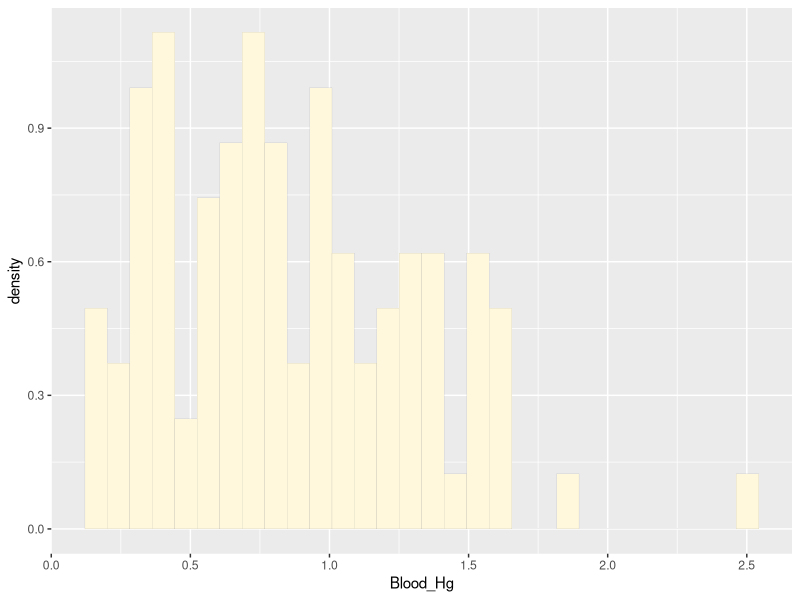
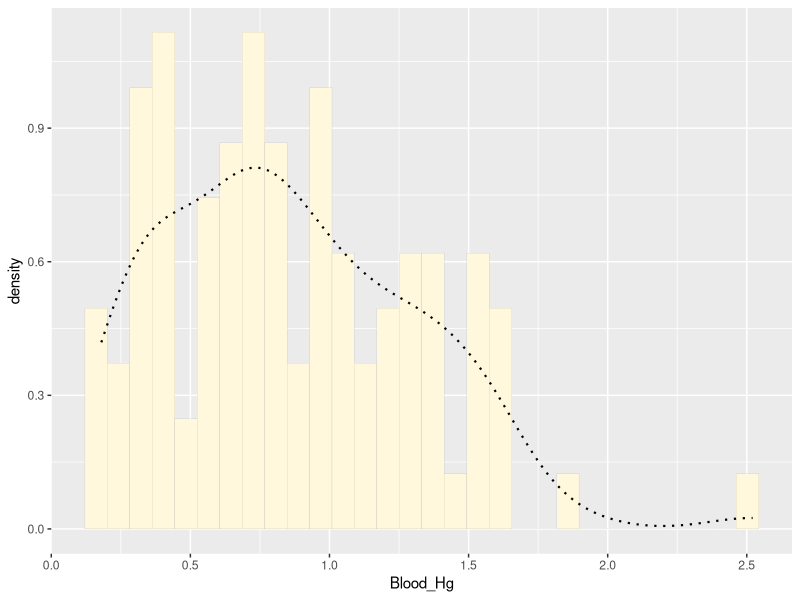
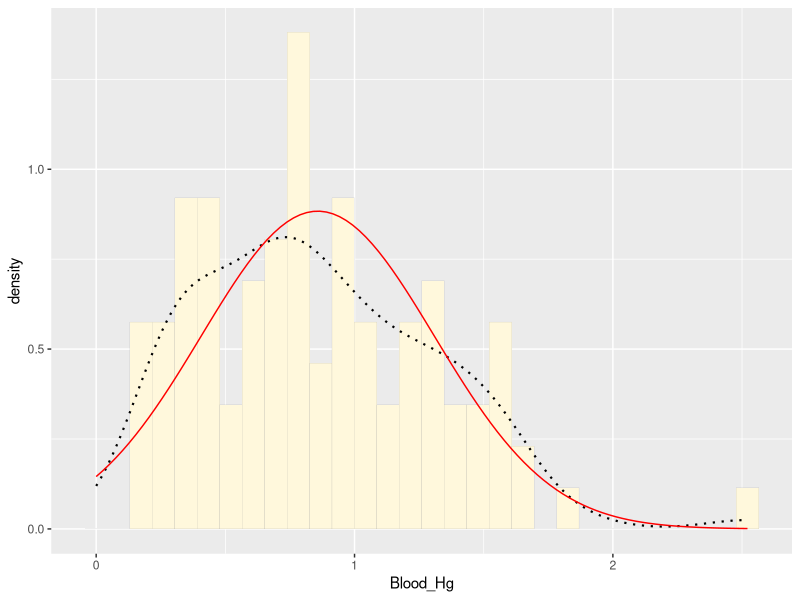
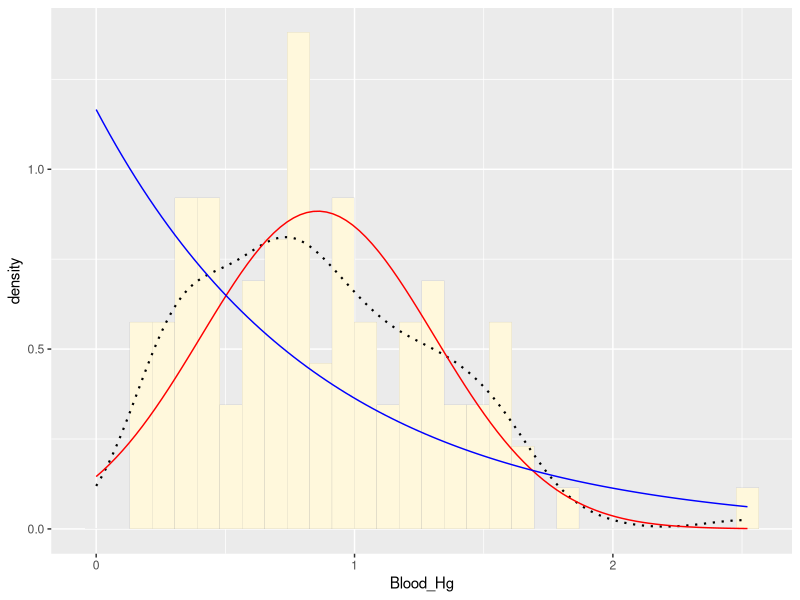
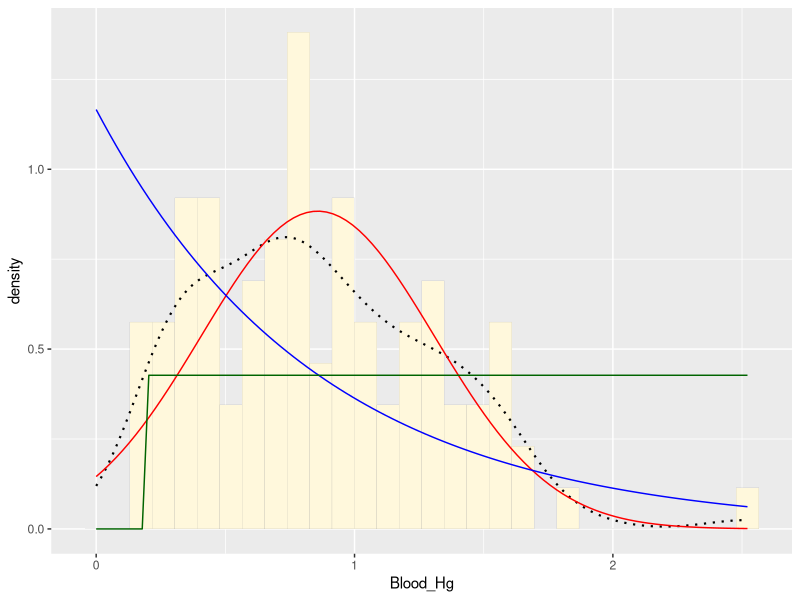
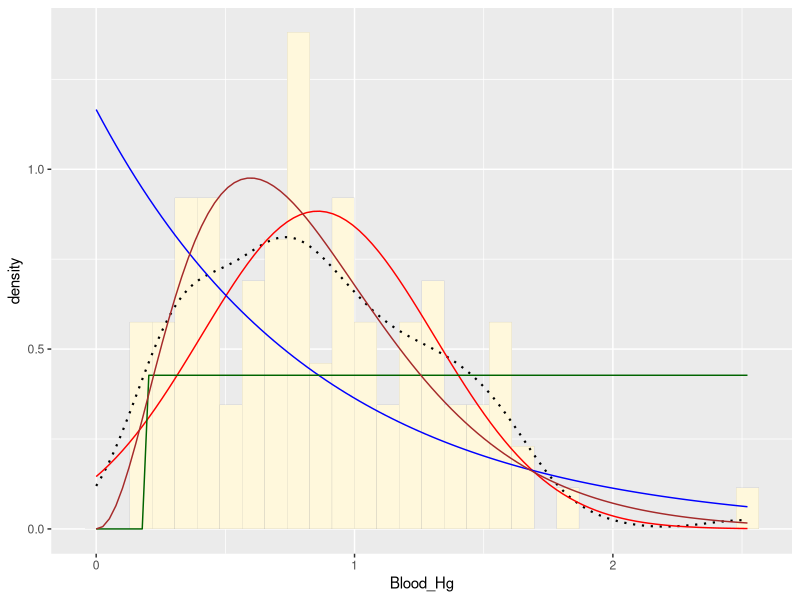
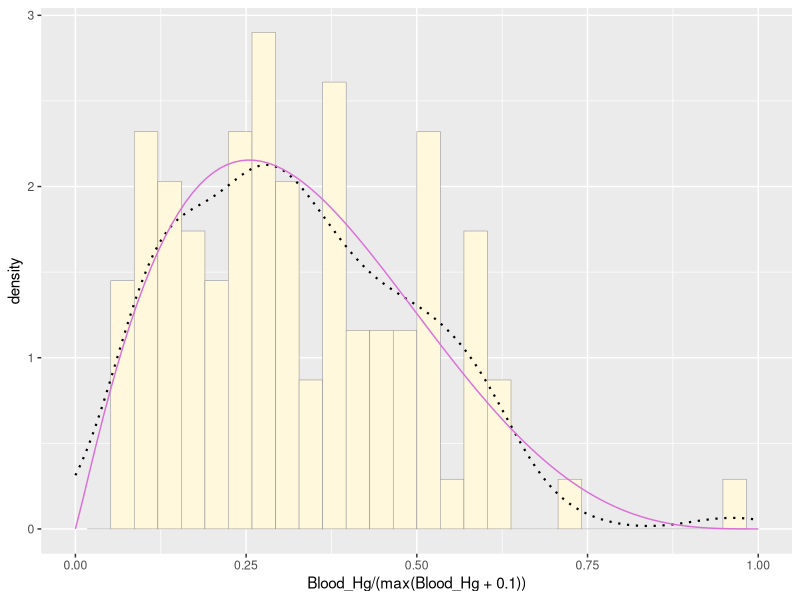
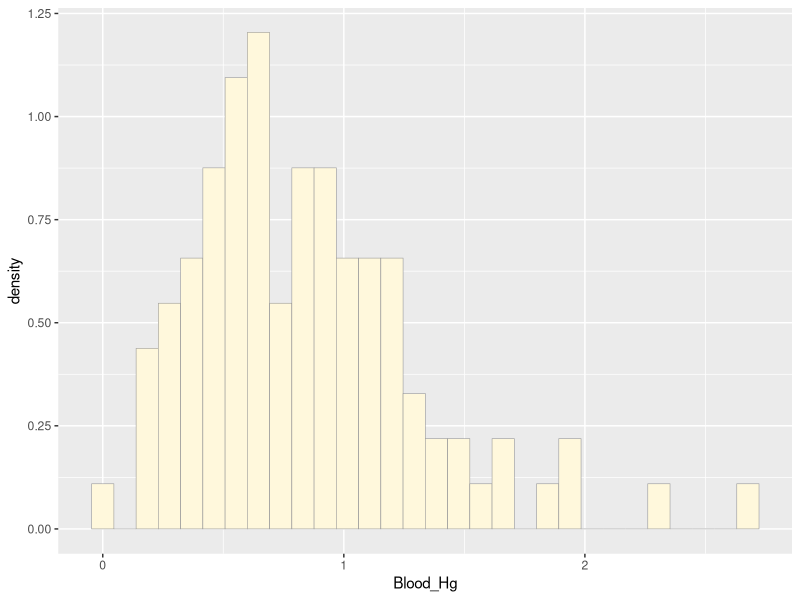

These charts were generated, in order, by the following R code:
## ---- chunk 1
z <- read.table("MyDataFile.csv",header=TRUE,sep=",", stringsAsFactors=FALSE)
## ---- chunk 2
str(z)
## ---- chunk 3
summary(z)
## ---- chunk 4
library(ggplot2) # for graphics
library(MASS) # for maximum likelihood estimation
## ---- chunk 5
p1 <- ggplot(data=z,aes(x=Blood_Hg,y=..density..))+ geom_histogram(color="grey60",fill="cornsilk",size=0.05) 
print(p1)
## ---- chunk 6
p1 <-  p1 +  geom_density(linetype="dotted",size=0.75)
print(p1)
## ---- chunk 7
normPars <- fitdistr(z$Blood_Hg,"normal")
print(normPars)
str(normPars)
normPars$estimate["mean"] # note structure of getting a named attribute
## ---- chunk 8
meanML <- normPars$estimate["mean"]
sdML <- normPars$estimate["sd"]

xval <- seq(0,max(z$Blood_Hg),len=length(z$Blood_Hg))

 stat <- stat_function(aes(x = xval, y = ..y..), fun = dnorm, colour="red", n = length(z$Blood_Hg), args = list(mean = meanML, sd = sdML))
 p1 + stat
## ---- chunk 9
expoPars <- fitdistr(z$Blood_Hg,"exponential")
rateML <- expoPars$estimate["rate"]

stat2 <- stat_function(aes(x = xval, y = ..y..), fun = dexp, colour="blue", n = length(z$Blood_Hg), args = list(rate=rateML))
 p1 + stat + stat2
## ---- chunk 10
stat3 <- stat_function(aes(x = xval, y = ..y..), fun = dunif, colour="darkgreen", n = length(z$Blood_Hg), args = list(min=min(z$Blood_Hg), max=max(z$Blood_Hg)))
 p1 + stat + stat2 + stat3
## ---- chunk 11
gammaPars <- fitdistr(z$Blood_Hg,"gamma")
shapeML <- gammaPars$estimate["shape"]
rateML <- gammaPars$estimate["rate"]

stat4 <- stat_function(aes(x = xval, y = ..y..), fun = dgamma, colour="brown", n = length(z$Blood_Hg), args = list(shape=shapeML, rate=rateML))
 p1 + stat + stat2 + stat3 + stat4
## ---- chunk 12
pSpecial <- ggplot(data=z, aes(x=Blood_Hg/(max(Blood_Hg + 0.1)), y=..density..)) +
  geom_histogram(color="grey60",fill="cornsilk",size=0.2) + 
  xlim(c(0,1)) +
  geom_density(size=0.75,linetype="dotted")

betaPars <- fitdistr(x=z$Blood_Hg/max(z$Blood_Hg + 0.1),start=list(shape1=1,shape2=2),"beta")
shape1ML <- betaPars$estimate["shape1"]
shape2ML <- betaPars$estimate["shape2"]

statSpecial <- stat_function(aes(x = xval, y = ..y..), fun = dbeta, colour="orchid", n = length(z$Blood_Hg), args = list(shape1=shape1ML,shape2=shape2ML))
pSpecial + statSpecial
## ---- chunk 13
gammaPars <- fitdistr(z$Blood_Hg,"gamma")
print(gammaPars)
## ---- chunk 14
z2 <- rgamma(100,shape=3.2936783,rate=3.8403981)
print(z2)
## ---- chunk 15
new_gamma <- read.table("gamma_data.csv",header=TRUE,sep=",", stringsAsFactors=FALSE)

p2 <- ggplot(data=new_gamma, aes(x=Blood_Hg, y=..density..)) +
  geom_histogram(color="grey60",fill="cornsilk",size=0.2) 
print(p2)

gammaPars <- fitdistr(z$Blood_Hg,"gamma")
shapeML <- gammaPars$estimate["shape"]
rateML <- gammaPars$estimate["rate"]

xval <- seq(0,max(new_gamma$Blood_Hg),len=length(new_gamma$Blood_Hg))

newstat <- stat_function(aes(x = xval, y = ..y..), fun = dgamma, colour="brown", n = length(z$Blood_Hg), args = list(shape=shapeML, rate=rateML))
p2+newstat
